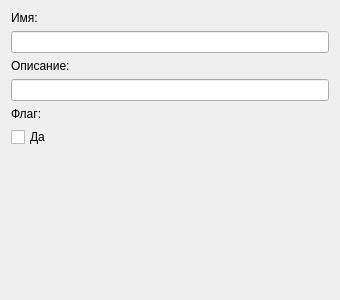
<?xml version="1.0" encoding="UTF-8"?>
<ui version="4.0"><class>Dialog</class><widget class="QDialog" name="Dialog"><property name="geometry"><rect><x>0</x><y>0</y><width>340</width><height>300</height></rect></property><property name="windowTitle"><string>#037 form/122_wrap_all</string></property><layout class="QFormLayout" name="formLayout"><property name="rowWrapPolicy"><enum>QFormLayout::WrapAllRows</enum></property><item row="0" column="0"><widget class="QLabel" name="l1"><property name="text"><string>Имя:</string></property></widget></item><item row="0" column="1"><widget class="QLineEdit" name="e1"></widget></item><item row="1" column="0"><widget class="QLabel" name="l2"><property name="text"><string>Описание:</string></property></widget></item><item row="1" column="1"><widget class="QLineEdit" name="e2"></widget></item><item row="2" column="0"><widget class="QLabel" name="l3"><property name="text"><string>Флаг:</string></property></widget></item><item row="2" column="1"><widget class="QCheckBox" name="c1"><property name="text"><string>Да</string></property><property name="checked"><bool>false</bool></property></widget></item></layout></widget></ui>
